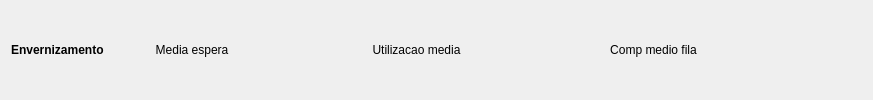
       <widget class="QWidget" name="listItem_11" native="true">
        <property name="minimumSize">
         <size>
          <width>0</width>
          <height>0</height>
         </size>
        </property>
        <property name="maximumSize">
         <size>
          <width>10000</width>
          <height>100</height>
         </size>
        </property>
        <layout class="QHBoxLayout" name="horizontalLayout_12">
         <item>
          <widget class="QLabel" name="nameLabel_23">
           <property name="minimumSize">
            <size>
             <width>125</width>
             <height>0</height>
            </size>
           </property>
           <property name="maximumSize">
            <size>
             <width>125</width>
             <height>16777215</height>
            </size>
           </property>
           <property name="font">
            <font>
             <weight>75</weight>
             <bold>true</bold>
            </font>
           </property>
           <property name="text">
            <string>Envernizamento</string>
           </property>
           <property name="alignment">
            <set>Qt::AlignLeading|Qt::AlignLeft|Qt::AlignVCenter</set>
           </property>
          </widget>
         </item>
         <item>
          <widget class="QLabel" name="nameLabel_22">
           <property name="minimumSize">
            <size>
             <width>100</width>
             <height>0</height>
            </size>
           </property>
           <property name="maximumSize">
            <size>
             <width>100</width>
             <height>16777215</height>
            </size>
           </property>
           <property name="font">
            <font>
             <weight>50</weight>
             <bold>false</bold>
            </font>
           </property>
           <property name="text">
            <string>Media espera</string>
           </property>
           <property name="alignment">
            <set>Qt::AlignCenter</set>
           </property>
          </widget>
         </item>
         <item>
          <widget class="QLabel" name="mEsperaEnvernizamento">
           <property name="minimumSize">
            <size>
             <width>100</width>
             <height>0</height>
            </size>
           </property>
           <property name="maximumSize">
            <size>
             <width>100</width>
             <height>16777215</height>
            </size>
           </property>
           <property name="font">
            <font>
             <weight>50</weight>
             <bold>false</bold>
            </font>
           </property>
           <property name="text">
            <string/>
           </property>
           <property name="alignment">
            <set>Qt::AlignCenter</set>
           </property>
          </widget>
         </item>
         <item>
          <widget class="QLabel" name="nameLabel_46">
           <property name="minimumSize">
            <size>
             <width>125</width>
             <height>0</height>
            </size>
           </property>
           <property name="maximumSize">
            <size>
             <width>125</width>
             <height>16777215</height>
            </size>
           </property>
           <property name="font">
            <font>
             <weight>50</weight>
             <bold>false</bold>
            </font>
           </property>
           <property name="text">
            <string>Utilizacao media</string>
           </property>
           <property name="alignment">
            <set>Qt::AlignCenter</set>
           </property>
          </widget>
         </item>
         <item>
          <widget class="QLabel" name="utilEnvernizamento">
           <property name="minimumSize">
            <size>
             <width>100</width>
             <height>0</height>
            </size>
           </property>
           <property name="maximumSize">
            <size>
             <width>100</width>
             <height>16777215</height>
            </size>
           </property>
           <property name="font">
            <font>
             <weight>50</weight>
             <bold>false</bold>
            </font>
           </property>
           <property name="text">
            <string/>
           </property>
           <property name="alignment">
            <set>Qt::AlignCenter</set>
           </property>
          </widget>
         </item>
         <item>
          <widget class="QLabel" name="nameLabel_18">
           <property name="minimumSize">
            <size>
             <width>125</width>
             <height>0</height>
            </size>
           </property>
           <property name="maximumSize">
            <size>
             <width>125</width>
             <height>16777215</height>
            </size>
           </property>
           <property name="font">
            <font>
             <weight>50</weight>
             <bold>false</bold>
            </font>
           </property>
           <property name="text">
            <string>Comp medio fila</string>
           </property>
           <property name="alignment">
            <set>Qt::AlignCenter</set>
           </property>
          </widget>
         </item>
         <item>
          <widget class="QLabel" name="compEnvernizamento">
           <property name="minimumSize">
            <size>
             <width>100</width>
             <height>0</height>
            </size>
           </property>
           <property name="maximumSize">
            <size>
             <width>100</width>
             <height>16777215</height>
            </size>
           </property>
           <property name="font">
            <font>
             <weight>50</weight>
             <bold>false</bold>
            </font>
           </property>
           <property name="text">
            <string/>
           </property>
           <property name="alignment">
            <set>Qt::AlignCenter</set>
           </property>
          </widget>
         </item>
         <item>
          <spacer name="horizontalSpacer_12">
           <property name="orientation">
            <enum>Qt::Horizontal</enum>
           </property>
           <property name="sizeHint" stdset="0">
            <size>
             <width>40</width>
             <height>20</height>
            </size>
           </property>
          </spacer>
         </item>
        </layout>
       </widget>
